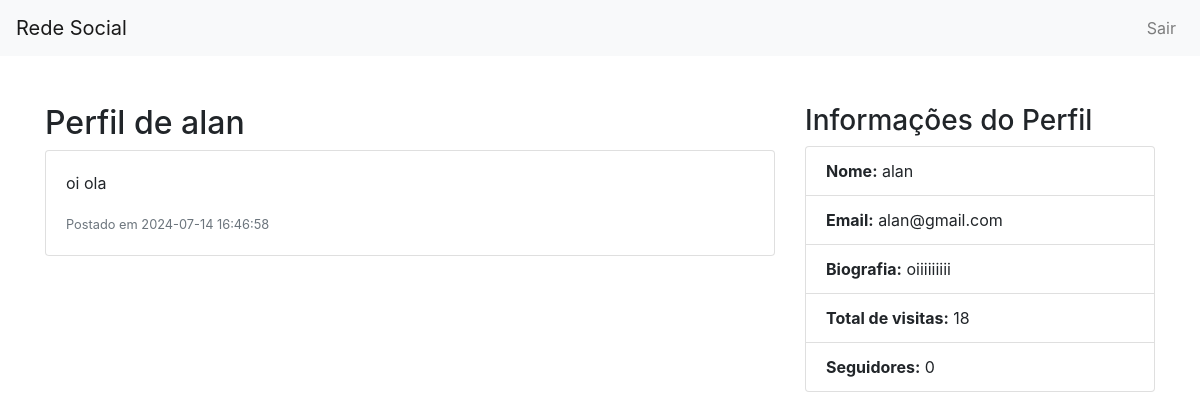
Page /front/perfil.php?usuario_id=1 (signed in) on the earlier database version.
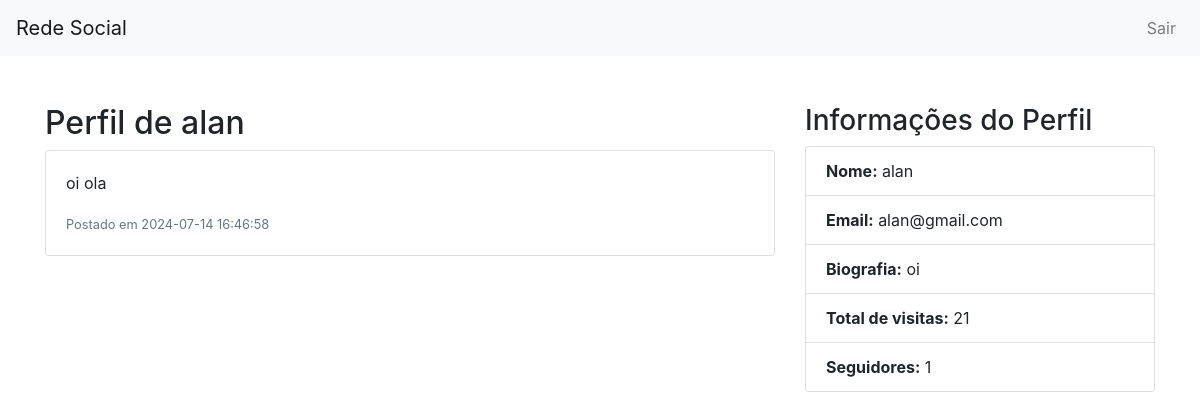
Same page on the later database version.
### tables this page shows
CREATE TABLE usuarios (
    id INTEGER PRIMARY KEY AUTOINCREMENT,
    nome TEXT NOT NULL,
    email TEXT NOT NULL UNIQUE,
    senha TEXT NOT NULL,
    biografia TEXT,
    seguidores INTEGER DEFAULT 0
);

### back/perfilService.php (called while the page is built, shortened)
<?php
function obterPerfil($db, $usuario_id)
{
    $stmt = $db->prepare('SELECT * FROM usuarios WHERE id = :usuario_id');
    $stmt->bindValue(':usuario_id', $usuario_id, SQLITE3_INTEGER);
    $result = $stmt->execute();
    return $result->fetchArray(SQLITE3_ASSOC);
}
function obterPostagensPerfil($db, $usuario_id)
{
    $stmt = $db->prepare('SELECT posts.id, posts.conteudo, posts.data_criacao FROM posts WHERE usuario_id = :usuario_id ORDER BY posts.data_criacao DESC');
    $stmt->bindValue(':usuario_id', $usuario_id, SQLITE3_INTEGER);
    $result = $stmt->execute();
    $postagens = [];
    while ($row = $result->fetchArray(SQLITE3_ASSOC)) {
        $postagens[] = $row;
    }
    return $postagens;
}
function obterNumeroVisitas($db, $perfil_id)
{
    $stmt = $db->prepare('SELECT COUNT(*) as total_visitas FROM visitas_perfil WHERE perfil_id = :perfil_id');
    $stmt->bindValue(':perfil_id', $perfil_id, SQLITE3_INTEGER);
    $result = $stmt->execute();
    $visitas = $result->fetchArray(SQLITE3_ASSOC);
    return $visitas['total_visitas'];
}
function obterNumeroSeguidores($db, $perfil_id)
{
    $stmt = $db->prepare('SELECT COUNT(*) as total_seguidores FROM seguidores WHERE seguido_id = :perfil_id');
    $stmt->bindValue(':perfil_id', $perfil_id, SQLITE3_INTEGER);
    $result = $stmt->execute();
    $seguidores = $result->fetchArray(SQLITE3_ASSOC);
    return $seguidores['total_seguidores'];
}

### front/perfil.php (the view, shortened to what this page needs)
<?php
require '../back/config.php';
$usuario_id = $_GET['usuario_id'];
require '../back/perfilService.php';
$num_visitas = obterNumeroVisitas($db, $usuario_id);
$numero_seguidores = obterNumeroSeguidores($db, $usuario_id);
$perfil = obterPerfil($db, $usuario_id);
$postagens = obterPostagensPerfil($db, $usuario_id);
?>
<!DOCTYPE html>
<html lang="en">
<head>
    <link href="https://stackpath.bootstrapcdn.com/bootstrap/4.5.2/css/bootstrap.min.css" rel="stylesheet">
</head>
<body>
    <nav class="navbar navbar-expand-lg navbar-light bg-light">
        <a class="navbar-brand" href="#">Rede Social</a>
        <div class="collapse navbar-collapse" id="navbarNav">
            <ul class="navbar-nav ml-auto">
                <li class="nav-item">
                    <a class="nav-link" href="../back/logout.php">Sair</a>
                </li>
            </ul>
        </div>
    </nav>
    <div class="container mt-5">
        <div class="row">
            <div class="col-md-8">
                <h2>Perfil de <?php echo isset($perfil['nome']) ? htmlspecialchars($perfil['nome']) : ''; ?></h2>
                <?php foreach ($postagens as $postagem) { ?>
                    <div class="card mb-3">
                        <div class="card-body">
                            <p class="card-text"><?php echo isset($postagem['conteudo']) ? htmlspecialchars($postagem['conteudo']) : ''; ?></p>
                            <p class="card-text">
                                <small class="text-muted">Postado em <?php echo isset($postagem['data_criacao']) ? $postagem['data_criacao'] : ''; ?></small>
                            </p>
                        </div>
                    </div>
                <?php } ?>
            </div>
            <div class="col-md-4">
                <h3>Informações do Perfil</h3>
                <ul class="list-group">
                    <li class="list-group-item"><strong>Nome:</strong> <?php echo isset($perfil['nome']) ? htmlspecialchars($perfil['nome']) : ''; ?></li>
                    <li class="list-group-item"><strong>Email:</strong> <?php echo isset($perfil['email']) ? htmlspecialchars($perfil['email']) : ''; ?></li>
                    <li class="list-group-item"><strong>Biografia:</strong> <?php echo isset($perfil['biografia']) ? htmlspecialchars($perfil['biografia']) : ''; ?></li>
                    <li class="list-group-item"><strong>Total de visitas:</strong> <?php echo $num_visitas; ?></li>
                    <li class="list-group-item"><strong>Seguidores:</strong> <?php echo $numero_seguidores; ?></li>
                </ul>
            </div>
        </div>
    </div>
</body>
</html>

Differences in the rows shown:
changed usuarios "alan": biografia "oiiiiiiiii" → "oi"
Other differences:
$num_visitas: "18" → "21"
$numero_seguidores: "0" → "1"
